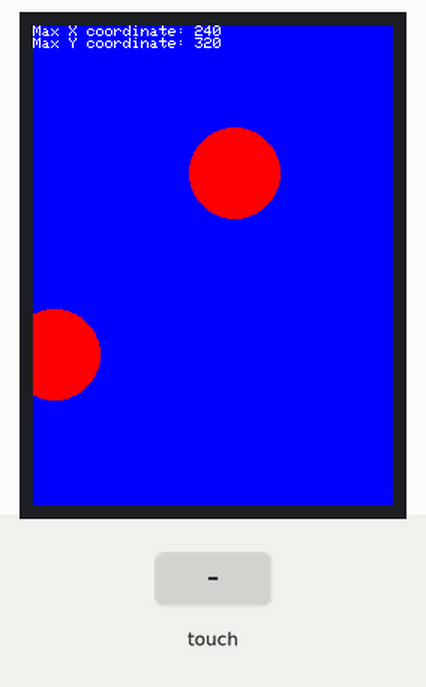
Recording of a sketch running on a simulated Arduino Mega 2560, built with avr-gcc and run on an emulated ATmega2560. Shown: 240×320 colour display. The test bench sets the inputs (shaded band). Random numbers use the default seed unless the sketch sets one; what the sketch prints to the serial monitor is not drawn.

Above: at 4.4 s.
4.5 s: touch panel pressed at 62 % / 30 % of its raw x / y range
At 6.0 s:
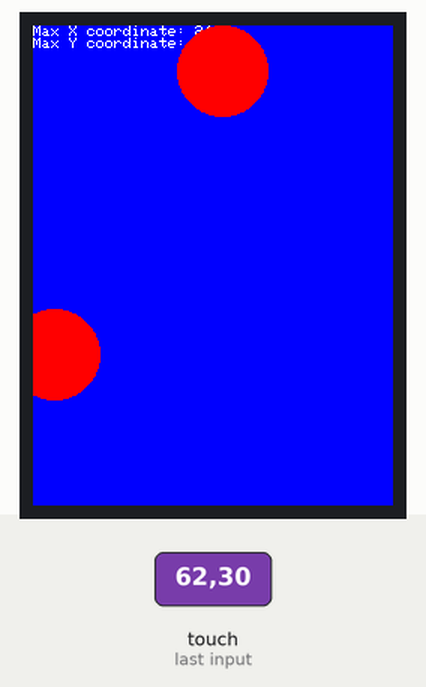
7.5 s: touch panel pressed at 62 % / 30 % of its raw x / y range
At 9.0 s:
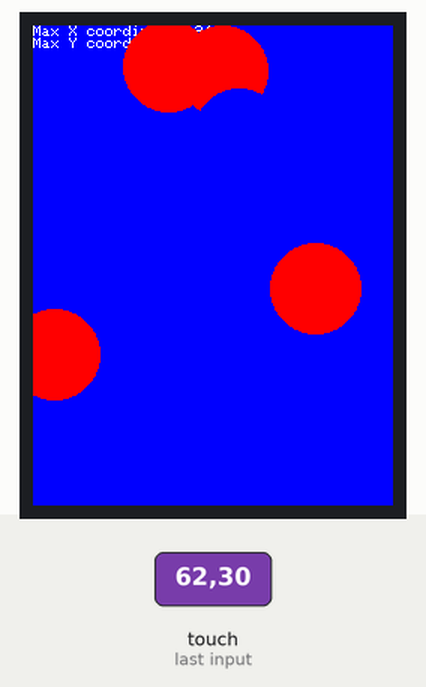
Timing chart, 0 to 10.5 s (numbered marks = the images above; inputs shaded):
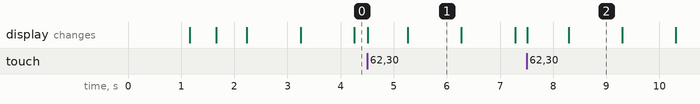

Measured:
- what the display in image 1 shows lasts 1.0 s, from 5.3 s to 6.3 s

The sketch:

code.ino
```cpp
#include <MCUFRIEND_kbv.h>
MCUFRIEND_kbv tft;


#include <TouchScreen.h>
//declaraçao de pinos de cada camada
int XP = 7, YP = A2, XM = A1, YM = 6;


#define MINPRESSURE 200 /**< Pressão mínima para registar um toque válido. */
#define MAXPRESSURE 1000 /**< Pressão máxima permitida para um toque válido. */

//circle spawn logic variables
int rY = 0;
int rX = 0;
long dX = 0;
long dY = 0;
unsigned long lastCount = 0;
int score = 0;
int circleCount = 0;

const int
TS_LEFT=201,
TS_RT=890,
TS_TOP=173,
TS_BOT=881; // valores de calibração (presets sla)

//função que lê o ID da tela
uint16_t readID(void) {
    uint16_t ID = tft.readID();
    if (ID == 0xD3D3) ID = 0x9486;
    return ID;
}


//declaração da tela por meio da localização dos fins e começos de cada camada, junto da resistencia em ohms da tela como um todo
TouchScreen ts(XP, YP, XM, YM, 300);


//Declaração de botão
Adafruit_GFX_Button botao_circulo;
int X, Y;


// Conjunto de dados contendo localizaçao e pressao do toque
TSPoint tp;


void readResistiveTouch(void)
{
    tp = ts.getPoint();
    pinMode(YP, OUTPUT);      //restore shared pins
    pinMode(XM, OUTPUT);
}


void gameStart(void)
{
  tft.println("If you let 10 circles in the screen you lose");
  tft.println("Game starting in..");
  delay(1000);
  tft.println("3");
  delay(500);
  tft.println("2");
  delay(500);
  tft.println("1");
  tft.setCursor(0, 0);
  tft.fillScreen(TFT_BLUE);
  delay(1000);
}


bool touched(){

  TSPoint p = ts.getPoint();


     pinMode(YP, OUTPUT);      // restaura pinos partilhados
    pinMode(XM, OUTPUT);
    digitalWrite(YP, HIGH);   // por causa dos pinos de controlo do TFT
    digitalWrite(XM, HIGH);


    bool pressed = (p.z > MINPRESSURE && p.z < MAXPRESSURE); //valida o toque

    if (pressed) {
        X = map(p.x, TS_LEFT, TS_RT, 0, tft.width());
        Y = map(p.y, TS_TOP, TS_BOT, 0, tft.height());
    }
    return pressed;
}


void setup() {

  uint16_t ID = readID();


  Serial.begin(9600);

  tft.begin(ID);
  gameStart();

  tft.print("Max X coordinate: ");
  tft.println(tft.width());


  tft.print("Max Y coordinate: ");
  tft.println(tft.height());


  randomSeed(analogRead(A8));


}


void loop() {
  // put your main code here, to run repeatedly:

  bool press = touched();


  if (millis() - lastCount >= 1000){
    circleCount++;
    rX = random(0, tft.width() - 30);
    rY = random(0, tft.height() - 30);
    tft.fillCircle(rX, rY, 30, TFT_RED);
    lastCount = millis();
  }

  if (press){
    Serial.println(X);
    Serial.println(Y);
    dX = X - rX;
    dY = Y - rY;
    if( dX * dX + dY * dY <= 900){
      score++;
      tft.fillCircle(rX, rY, 30, TFT_BLUE);
      circleCount -= 1;
        Serial.println(score);
        Serial.println("pressionado");

    }
  }

}
```
